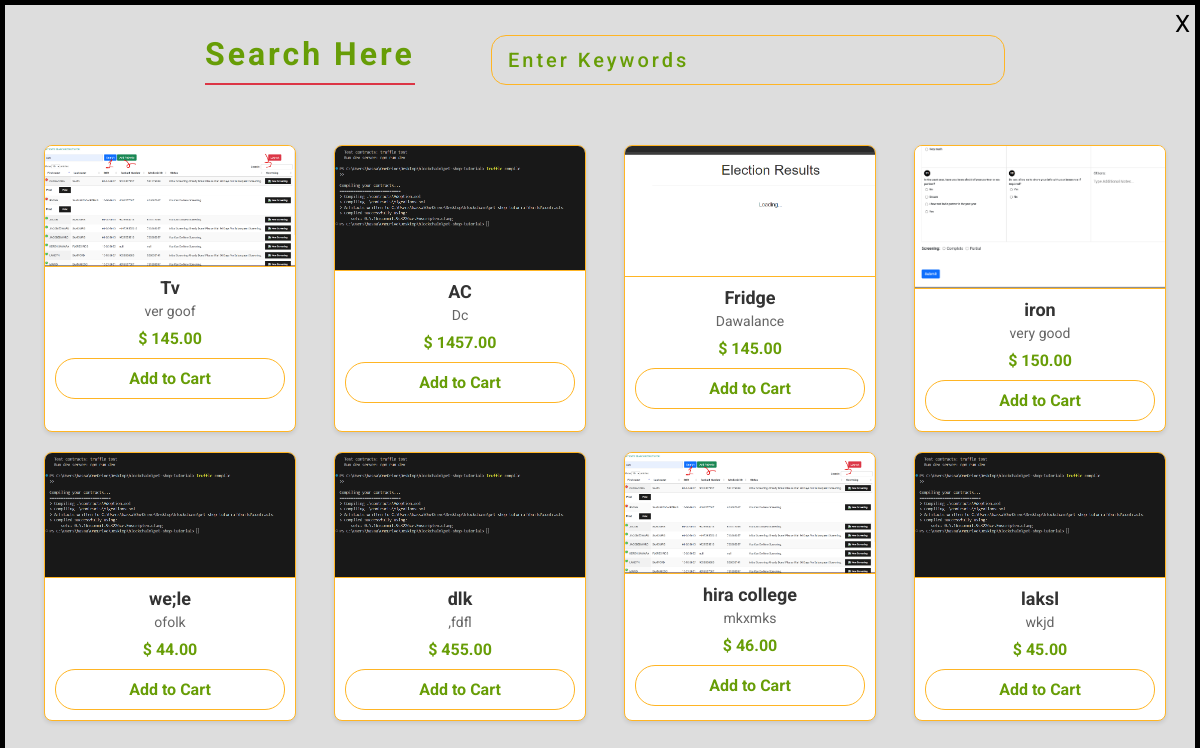
The app's page /search/ with its own data.
### myapp/models.py (models this page shows, shortened)
class products1(models.Model):
    product_id = models.AutoField(primary_key=True)
    name = models.CharField(max_length=200)
    description = models.CharField(max_length=200)
    seller = models.ForeignKey(Seller, on_delete=models.CASCADE)
    category = models.ForeignKey(Category, on_delete=models.CASCADE)
    price = models.DecimalField(max_digits=10, decimal_places=2)
    quantity = models.IntegerField()
    image = models.FileField(upload_to='media/', null=True, blank=True)

### myapp/views.py (the view)
# urls.py: path('search/', views.search, name="search"),
def search(request):
    product = products1.objects.all()
    return render(request, 'search.html', {'products': product})

### templates/search.html (shortened to what this page needs)
<!DOCTYPE html>
<html>
<head>
</head>
<body>
<a href="{% url 'home' %}">
    <button class="cancel-btn">
      X
    </button>
  </a>
<div class="container-fluid">
<div class="container">
<div class="search">
<h1>Search Here</h1>
<input type="text" name="" id="find" placeholder="Enter Keywords" onkeyup="search()">
</div>
<div class="product-list">
{% for product in products %}
    <div class="product">
      <img src="{{ product.image.url }}" alt="{{ product.name }}">  <div class="product-details">
        <h3>{{ product.name }}</h3>
        <p>{{ product.description }}</p>
        <div class="price">$ {{ product.price }}</div>  <button class="add-to-cart-btn">Add to Cart</button>
      </div>
    </div>
  {% endfor %}
</div></div></div>
</body>
</html>

### templates/search.html (style rules this page uses)
* { margin: 0; padding: 0; font-family: 'Roboto', sans-serif; }
body { background: #ddd; border: 5px solid #000; margin: 0; box-sizing: border-box; }
.container-fluid { width: 100%; height: auto; padding: 0px 0px 80px 0px; }
.container { width: 1200px; height: auto; margin: auto; }
.container .search { display: flex; padding: 30px 200px; justify-content: space-between; }
.container .search h1 { color: #679d06; font-weight: bold; letter-spacing: 3px; display: inline-block; border-bottom: 2px solid #dc3545; padding-bottom: 10px; }
.container .search input { width: 60%; padding: 5px 16px; background: transparent; border: 1px solid #FFB524; font-size: 20px; text-transform: capitalize; letter-spacing: 3px; outline: none; border-radius: 15px; }
.container .search input::placeholder { color: #679d06; font-weight: 500; }
.container .product-list { display: flex; flex-wrap: wrap; justify-content: space-around; padding: 20px; }
.container .product-list .product { background: #fff; border: 1px solid #FFB524; border-radius: 8px; box-shadow: 0 2px 4px rgba(0, 0, 0, 0.1); margin: 10px; width: 250px; overflow: hidden; font-family: 'Roboto', sans-serif; transition: box-shadow 0.3s ease; }
.container .product-list .product img { width: 100%; height: auto; display: block; border-bottom: 1px solid #FFB524; }
.container .product-list .product .product-details { padding: 10px; text-align: center; }
.container .product-list .product .product-details h3 { color: #333; font-size: 18px; font-weight: bold; margin-bottom: 5px; }
.container .product-list .product .product-details p { font-size: 14px; color: #666; margin-bottom: 10px; }
.container .product-list .product .product-details .price { color: #679d06; font-size: 16px; font-weight: bold; margin-bottom: 10px; }
.add-to-cart-btn { background-color: transparent; color: #679d06; border: 1px solid #FFB524; border-radius: 20px; padding: 10px; text-align: center; display: block; width: 100%; cursor: pointer; font-size: 16px; font-weight: bold; transition: background-color 0.3s, color 0.3s; }
.cancel-btn { position: fixed; top: 10px; right: 10px; z-index: 1000; cursor: pointer; font-size: 24px; background: none; border: none; color: #000; }
.search h1 { color: #679d06; font-weight: bold; }

### records on screen
products1: image (picture), name "Tv", description "ver goof", price "145.00"
products1: image (picture), name "AC", description "Dc", price "1457.00"
products1: shows a picture, name "Fridge", description "Dawalance", price "145.00"
products1: shows a picture, name "iron", description "very good", price "150.00"
products1: name "we;le", description "ofolk", price "44.00"
products1: name "dlk", description ",fdfl", price "455.00"
products1: name "hira college", description "mkxmks", price "46.00"
products1: name "laksl", description "wkjd", price "45.00"
